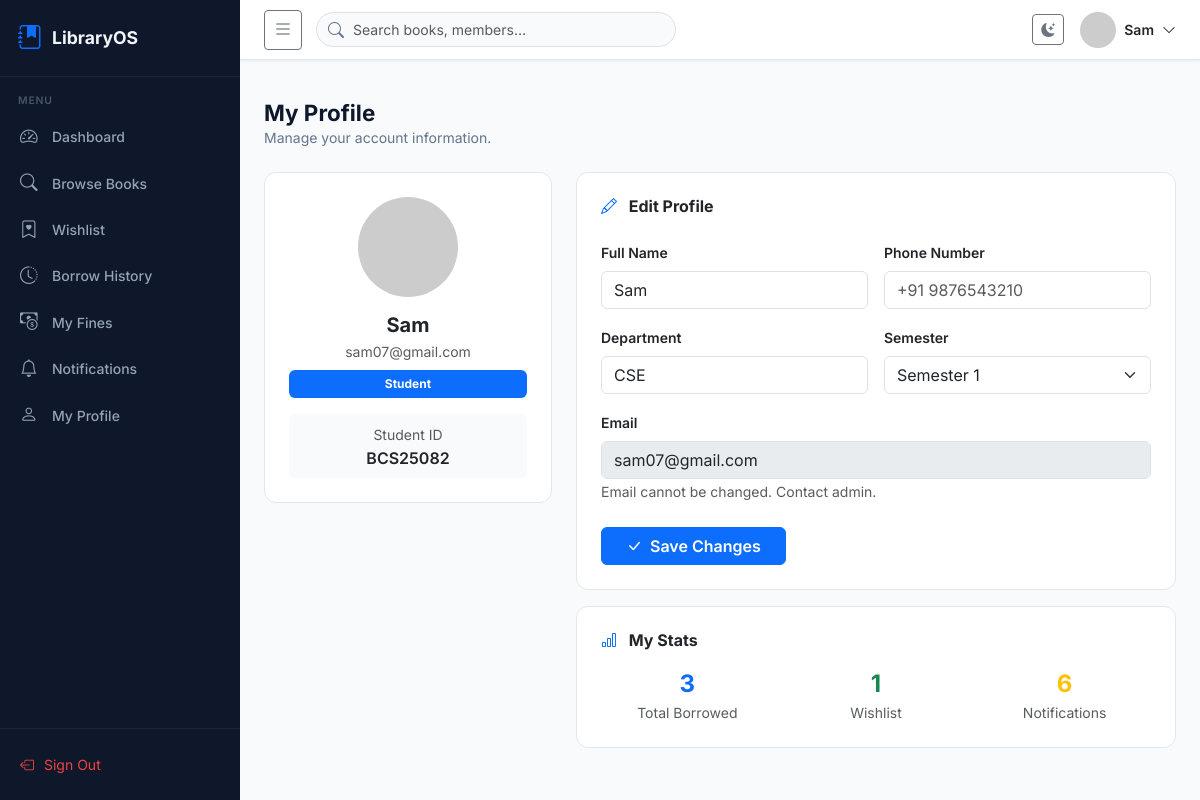
The app's page /student/profile (signed in) with its own data.
### models/core.py (models this page shows, shortened)
class User(db.Model, UserMixin):
    __tablename__ = "users"
    id             = db.Column(db.Integer, primary_key=True)
    full_name      = db.Column(db.String(120), nullable=False)
    email          = db.Column(db.String(150), unique=True, nullable=False, index=True)
    password_hash  = db.Column(db.String(256), nullable=False)
    phone          = db.Column(db.String(15))
    avatar         = db.Column(db.String(255), default="default_avatar.png")
    role_id        = db.Column(db.Integer, db.ForeignKey("roles.id"), nullable=False)
    role           = db.relationship("Role", back_populates="users")
    student_id     = db.Column(db.String(50), unique=True, nullable=True)
    department     = db.Column(db.String(100))
    semester       = db.Column(db.Integer)
    is_active      = db.Column(db.Boolean, default=True, nullable=False)
    email_verified = db.Column(db.Boolean, default=False)
    reset_token        = db.Column(db.String(256), nullable=True)
    reset_token_expiry = db.Column(db.DateTime, nullable=True)
    created_at     = db.Column(db.DateTime, default=lambda: datetime.now(timezone.utc))
    updated_at     = db.Column(db.DateTime, default=lambda: datetime.now(timezone.utc),
                               onupdate=lambda: datetime.now(timezone.utc))
    borrow_records = db.relationship("BorrowRecord", back_populates="user",
                                     foreign_keys="BorrowRecord.user_id", lazy="dynamic")
    reservations   = db.relationship("Reservation", back_populates="user",
                                     foreign_keys="Reservation.user_id", lazy="dynamic")
    wishlist       = db.relationship("Wishlist", back_populates="user",
                                     foreign_keys="Wishlist.user_id", lazy="dynamic")
    notifications  = db.relationship("Notification", back_populates="user",
                                     foreign_keys="Notification.user_id", lazy="dynamic")
    fine_payments  = db.relationship("FinePayment", back_populates="user",
                                     foreign_keys="FinePayment.user_id", lazy="dynamic")
    activity_logs  = db.relationship("ActivityLog", back_populates="user",
                                     foreign_keys="ActivityLog.user_id", lazy="dynamic")
    @property
    def is_super_admin(self):
        return self.role.name == "super_admin"
    @property
    def is_librarian(self):
        return self.role.name == "librarian"
    @property
    def is_student(self):
        return self.role.name == "student"

### routes/student.py (the view, shortened to what this page needs)
@student_bp.route("/profile", methods=["GET", "POST"])
@login_required
@student_required
def profile():
    return render_template("student/profile.html")

### app.py (called while the page is built)
def _configure_login_manager(app):
    login_manager.init_app(app)
    login_manager.login_view = "auth.login"
    login_manager.login_message = "Please log in to access this page."
    login_manager.login_message_category = "warning"
    @login_manager.user_loader
    def load_user(user_id):
        return db.session.get(User, int(user_id))

### routes/student.py (called while the page is built)
def student_required(f):
    from functools import wraps
    @wraps(f)
    def decorated(*args, **kwargs):
        if not current_user.is_authenticated or not current_user.is_student:
            abort(403)
        return f(*args, **kwargs)
    return decorated

### templates/student/profile.html (shortened to what this page needs)
{% extends "shared/base.html" %}
{% block content %}
<div class="mb-4">
  <h1 class="page-title mb-0">My Profile</h1>
  <p class="page-subtitle">Manage your account information.</p>
</div>
<div class="row g-4">
  <div class="col-lg-4">
    <div class="card p-4 text-center">
      <img src="https://ui-avatars.com/api/?name={{ current_user.full_name|urlencode }}&background=4f46e5&color=fff&size=100"
           alt="avatar" class="rounded-circle mb-3 mx-auto d-block"
           width="100" height="100" />
      <h5 class="fw-bold mb-1">{{ current_user.full_name }}</h5>
      <p class="text-muted small mb-2">{{ current_user.email }}</p>
      <span class="badge bg-primary px-3 py-2">Student</span>
      {% if current_user.student_id %}
        <div class="mt-3 p-2 rounded"
             style="background:#f8fafc">
          <small class="text-muted">Student ID</small>
          <div class="fw-semibold">{{ current_user.student_id }}</div>
        </div>
      {% endif %}
    </div>
  </div>
  <div class="col-lg-8">
    <div class="card p-4">
      <h6 class="fw-bold mb-4">
        <i class="bi bi-pencil text-primary me-2"></i>
        Edit Profile
      </h6>
      <form method="POST">
        <div class="row g-3">
          <div class="col-md-6">
            <label class="form-label fw-semibold small">
              Full Name
            </label>
            <input type="text" name="full_name"
                   class="form-control"
                   value="{{ current_user.full_name }}" required />
          </div>
          <div class="col-md-6">
            <label class="form-label fw-semibold small">
              Phone Number
            </label>
            <input type="text" name="phone"
                   class="form-control"
                   value="{{ current_user.phone or '' }}"
                   placeholder="+91 9876543210" />
          </div>
          <div class="col-md-6">
            <label class="form-label fw-semibold small">
              Department
            </label>
            <input type="text" name="department"
                   class="form-control"
                   value="{{ current_user.department or '' }}"
                   placeholder="e.g. Computer Science" />
          </div>
          <div class="col-md-6">
            <label class="form-label fw-semibold small">
              Semester
            </label>
            <select name="semester" class="form-select">
              {% for i in range(1, 9) %}
                <option value="{{ i }}"
                  >
                  Semester {{ i }}
                </option>
              {% endfor %}
            </select>
          </div>
          <div class="col-12">
            <label class="form-label fw-semibold small">
              Email
            </label>
            <input type="email" class="form-control"
                   value="{{ current_user.email }}"
                   disabled />
            <small class="text-muted">
              Email cannot be changed. Contact admin.
            </small>
          </div>
        </div>
        <div class="mt-4">
          <button type="submit"
                  class="btn btn-primary px-4 fw-semibold">
            <i class="bi bi-check-lg me-2"></i>Save Changes
          </button>
        </div>
      </form>
    </div>
    <div class="card p-4 mt-3">
      <h6 class="fw-bold mb-3">
        <i class="bi bi-bar-chart text-primary me-2"></i>
        My Stats
      </h6>
      <div class="row g-3 text-center">
        <div class="col-4">
          <div class="fw-bold fs-4 text-primary">
            {{ current_user.borrow_records.count() }}
          </div>
          <div class="small text-muted">Total Borrowed</div>
        </div>
        <div class="col-4">
          <div class="fw-bold fs-4 text-success">
            {{ current_user.wishlist.count() }}
          </div>
          <div class="small text-muted">Wishlist</div>
        </div>
        <div class="col-4">
          <div class="fw-bold fs-4 text-warning">
            {{ current_user.notifications.count() }}
          </div>
          <div class="small text-muted">Notifications</div>
        </div>
      </div>
    </div>
  </div>
</div>
{% endblock %}

### templates/shared/base.html (shortened to what this page needs)
<!DOCTYPE html>
<html lang="en" data-bs-theme="light">
<head>
  <link rel="stylesheet" href="https://cdn.jsdelivr.net/npm/bootstrap@5.3.3/dist/css/bootstrap.min.css" />
  <link rel="stylesheet" href="https://cdn.jsdelivr.net/npm/bootstrap-icons@1.11.3/font/bootstrap-icons.min.css" />
  <link rel="stylesheet" href="{{ url_for('static', filename='css/main.css') }}" />
</head>
<body>
{% if current_user.is_authenticated %}
<nav class="sidebar" id="sidebar">
  <div class="sidebar-brand">
    <i class="bi bi-journal-bookmark-fill text-primary fs-4"></i>
    <span class="brand-text">LibraryOS</span>
  </div>
  <div class="sidebar-section-label">MENU</div>
  <ul class="sidebar-nav">
    {% if current_user.is_super_admin %}
      {% include "shared/_sidebar_admin.html" %}
    {% elif current_user.is_librarian %}
      {% include "shared/_sidebar_librarian.html" %}
    {% else %}
      {% include "shared/_sidebar_student.html" %}
    {% endif %}
  </ul>
  <div class="sidebar-bottom">
    <a href="{{ url_for('auth.logout') }}" class="sidebar-logout">
      <i class="bi bi-box-arrow-left"></i> Sign Out
    </a>
  </div>
</nav>
<div class="main-content" id="mainContent">
  <header class="topbar">
    <button class="btn btn-sm btn-outline-secondary" id="sidebarToggle">
      <i class="bi bi-list fs-5"></i>
    </button>
    <div class="topbar-search">
      <i class="bi bi-search"></i>
      <input type="text" placeholder="Search books, members…" class="form-control" />
    </div>
    <div class="topbar-right ms-auto d-flex align-items-center gap-3">
      <button class="btn btn-sm btn-outline-secondary" id="themeToggle">
        <i class="bi bi-moon-stars-fill" id="themeIcon"></i>
      </button>
      <div class="dropdown">
        <button class="btn p-0 border-0 d-flex align-items-center gap-2" data-bs-toggle="dropdown">
          <img src="https://ui-avatars.com/api/?name={{ current_user.full_name|urlencode }}&background=4f46e5&color=fff&size=36"
               alt="avatar" class="avatar-sm rounded-circle" />
          <span class="d-none d-md-inline small fw-semibold">{{ current_user.full_name }}</span>
          <i class="bi bi-chevron-down small"></i>
        </button>
      </div>
    </div>
  </header>
  <div class="flash-container px-4 pt-3">
  </div>
  <main class="page-body px-4 pb-4">
    {% block content %}{% endblock %}
  </main>
</div>
{% endif %}
</body>
</html>

### static/css/main.css (style rules this page uses)
:root { --primary: #4f46e5; --sidebar-bg: #0f172a; --sidebar-text: #94a3b8; --sidebar-w: 240px; --sidebar-w-collapsed: 68px; --topbar-h: 60px; --body-bg: #f8fafc; --card-bg: #ffffff; --border: #e2e8f0; --text-primary: #0f172a; --text-muted: #64748b; --radius: 12px; --font: 'Inter', system-ui, sans-serif; }
body { font-family: var(--font); background: var(--body-bg); color: var(--text-primary); margin: 0; }
.sidebar { position: fixed; top: 0; left: 0; width: var(--sidebar-w); height: 100vh; background: var(--sidebar-bg); display: flex; flex-direction: column; z-index: 1000; overflow: hidden; transition: width .25s ease; }
.sidebar-brand { display: flex; align-items: center; gap: 10px; padding: 20px 18px; border-bottom: 1px solid rgba(255,255,255,.06); white-space: nowrap; }
.brand-text { font-size: 1.1rem; font-weight: 700; color: #f1f5f9; }
.sidebar-section-label { font-size: .65rem; font-weight: 600; letter-spacing: .08em; color: #475569; padding: 16px 18px 6px; white-space: nowrap; }
.sidebar-nav { list-style: none; padding: 0 10px; margin: 0; flex: 1; overflow-y: auto; }
.sidebar-bottom { padding: 16px 10px; border-top: 1px solid rgba(255,255,255,.06); }
.sidebar-logout { display: flex; align-items: center; gap: 10px; color: #ef4444; font-size: .875rem; padding: 9px 10px; border-radius: 8px; text-decoration: none; white-space: nowrap; }
.main-content { margin-left: var(--sidebar-w); min-height: 100vh; transition: margin-left .25s; }
.topbar { position: sticky; top: 0; height: var(--topbar-h); background: var(--card-bg); border-bottom: 1px solid var(--border); display: flex; align-items: center; gap: 14px; padding: 0 24px; z-index: 900; box-shadow: 0 1px 3px rgba(0,0,0,.08); }
.topbar-search { position: relative; flex: 1; max-width: 360px; }
.topbar-search i { position: absolute; left: 12px; top: 50%; transform: translateY(-50%); color: var(--text-muted); }
.topbar-search .form-control { padding-left: 36px; border-radius: 20px; background: var(--body-bg); color: var(--text-primary); font-size: .875rem; }
.page-body { padding-top: 24px; }
.page-title { font-size: 1.4rem; font-weight: 700; }
.page-subtitle { font-size: .875rem; color: var(--text-muted); }
.avatar-sm { width: 36px; height: 36px; object-fit: cover; }
.card { background: var(--card-bg); border: 1px solid var(--border); border-radius: var(--radius); }

### records on screen
User: full_name "Sam", email "sam07@gmail.com", student_id "BCS25082", department "CSE"

### other values on screen
{{ current_user.borrow_records.count() }} "3"
{{ current_user.wishlist.count() }} "1"
{{ current_user.notifications.count() }} "6"
